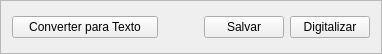
             <widget class="QFrame" name="frame_7">
              <property name="maximumSize">
               <size>
                <width>16777215</width>
                <height>50</height>
               </size>
              </property>
              <property name="frameShape">
               <enum>QFrame::StyledPanel</enum>
              </property>
              <property name="frameShadow">
               <enum>QFrame::Raised</enum>
              </property>
              <layout class="QHBoxLayout" name="horizontalLayout_24">
               <item>
                <layout class="QHBoxLayout" name="horizontalLayout_25">
                 <item>
                  <widget class="QPushButton" name="btn_ocrTab4">
                   <property name="minimumSize">
                    <size>
                     <width>146</width>
                     <height>0</height>
                    </size>
                   </property>
                   <property name="text">
                    <string>Converter para Texto</string>
                   </property>
                  </widget>
                 </item>
                 <item>
                  <spacer name="horizontalSpacer_5">
                   <property name="orientation">
                    <enum>Qt::Horizontal</enum>
                   </property>
                   <property name="sizeHint" stdset="0">
                    <size>
                     <width>40</width>
                     <height>30</height>
                    </size>
                   </property>
                  </spacer>
                 </item>
                 <item>
                  <widget class="QPushButton" name="btn_salvar4">
                   <property name="text">
                    <string>Salvar</string>
                   </property>
                  </widget>
                 </item>
                 <item>
                  <widget class="QPushButton" name="btn_digitalizarTab4">
                   <property name="text">
                    <string>Digitalizar</string>
                   </property>
                  </widget>
                 </item>
                </layout>
               </item>
              </layout>
             </widget>
